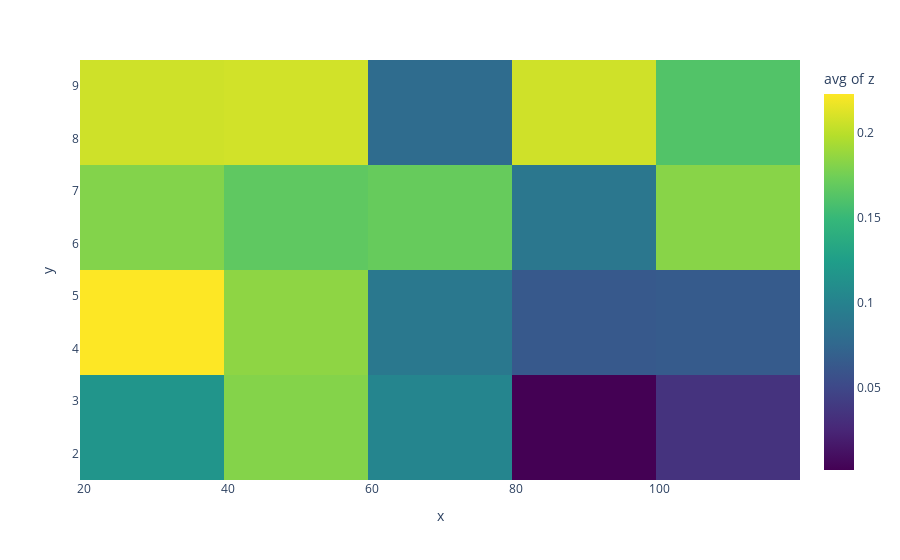

Notebook code for this chart:
### Code cell
import plotly.express as px

# dimensions
dots_x = [k[1] for k,v in grid.items()]
dots_y = [k[0] for k,v in grid.items()]
dots_color = [v['banker']['skewness'] for v in grid.values()]

fig = px.density_heatmap(x=dots_x, y=dots_y, z=dots_color, histfunc='avg', color_continuous_scale='Viridis')
fig.show()

### Figure 1 — Plotly figure (JSON) as saved in the notebook; plotly's stock layout.template omitted (floating-point values rounded to 4 significant figures)
{"data": [{"coloraxis": "coloraxis", "histfunc": "avg", "hovertemplate": "x=%{x}<br>y=%{y}<br>avg of z=%{z}<extra></extra>", "name": "", "type": "histogram2d", "x": [20, 30, 40, 50, 60, 70, 80, 90, 100, 20, 30, 40, 50, 60, 70, 80, 90, 100, 20, 30, 40, 50, 60, 70, 80, 90, 100, 20, 30, 40, 50, 60, 70, 80, 90, 100, 20, 30, 40, 50, 60, 70, 80, 90, 100, 20, 30, 40, 50, 60, 70, 80, 90, 100, 20, 30, 40, 50, 60, 70, 80, 90, 100], "xaxis": "x", "xbingroup": "x", "y": [2, 2, 2, 2, 2, 2, 2, 2, 2, 3, 3, 3, 3, 3, 3, 3, 3, 3, 4, 4, 4, 4, 4, 4, 4, 4, 4, 5, 5, 5, 5, 5, 5, 5, 5, 5, 6, 6, 6, 6, 6, 6, 6, 6, 6, 7, 7, 7, 7, 7, 7, 7, 7, 7, 8, 8, 8, 8, 8, 8, 8, 8, 8], "yaxis": "y", "ybingroup": "y", "z": [0.1272, 0.005899, 0.1816, 0.09795, 0.2056, -0.0226, -0.007193, -0.007684, 0.04659, 0.2915, 0.04349, 0.149, 0.2966, -0.01302, 0.2394, 0.07011, -0.04804, 0.02314, 0.1923, 0.1644, 0.008261, 0.2411, 0.1495, -0.01519, 0.181, -0.03403, 0.05061, 0.3255, 0.209, 0.2337, 0.2557, 0.1062, 0.1233, 0.06148, 0.04496, 0.08032, 0.2665, 0.06231, 0.2055, 0.1721, 0.2067, 0.0818, 0.2631, 0.08909, 0.2145, 0.2488, 0.1458, 0.1382, 0.1536, 0.1698, 0.2236, 0.02787, -0.02198, 0.1507, 0.2347, 0.1791, 0.3082, 0.1076, 0.1074, 0.051, 0.2201, 0.1944, 0.1616]}], "layout": {"coloraxis": {"colorbar": {"title": {"text": "avg of z"}}, "colorscale": [[0, "#440154"], [0.1111, "#482878"], [0.2222, "#3e4989"], [0.3333, "#31688e"], [0.4444, "#26828e"], [0.5556, "#1f9e89"], [0.6667, "#35b779"], [0.7778, "#6ece58"], [0.8889, "#b5de2b"], [1, "#fde725"]]}, "legend": {"tracegroupgap": 0}, "margin": {"t": 60}, "xaxis": {"anchor": "y", "domain": [0, 1], "title": {"text": "x"}}, "yaxis": {"anchor": "x", "domain": [0, 1], "title": {"text": "y"}}}}
